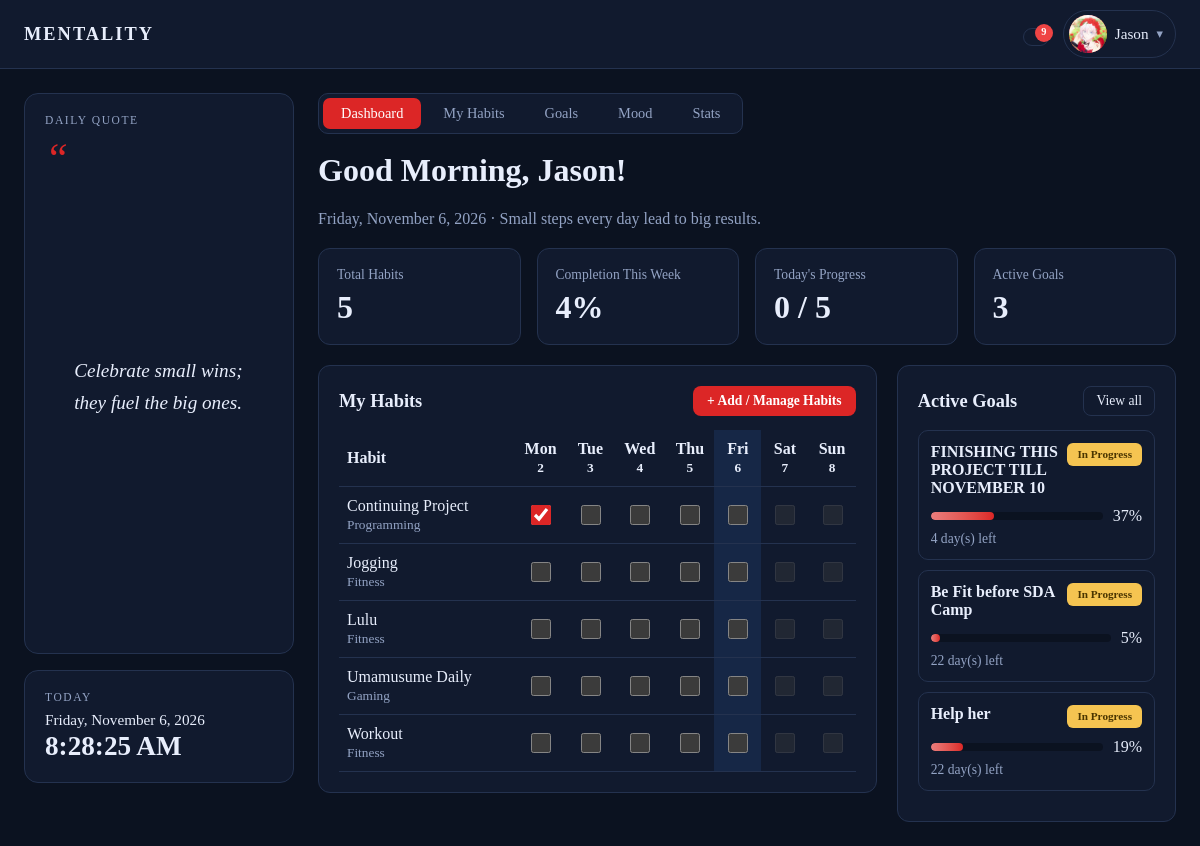
Page /dashboard.php (signed in) on the earlier database version.
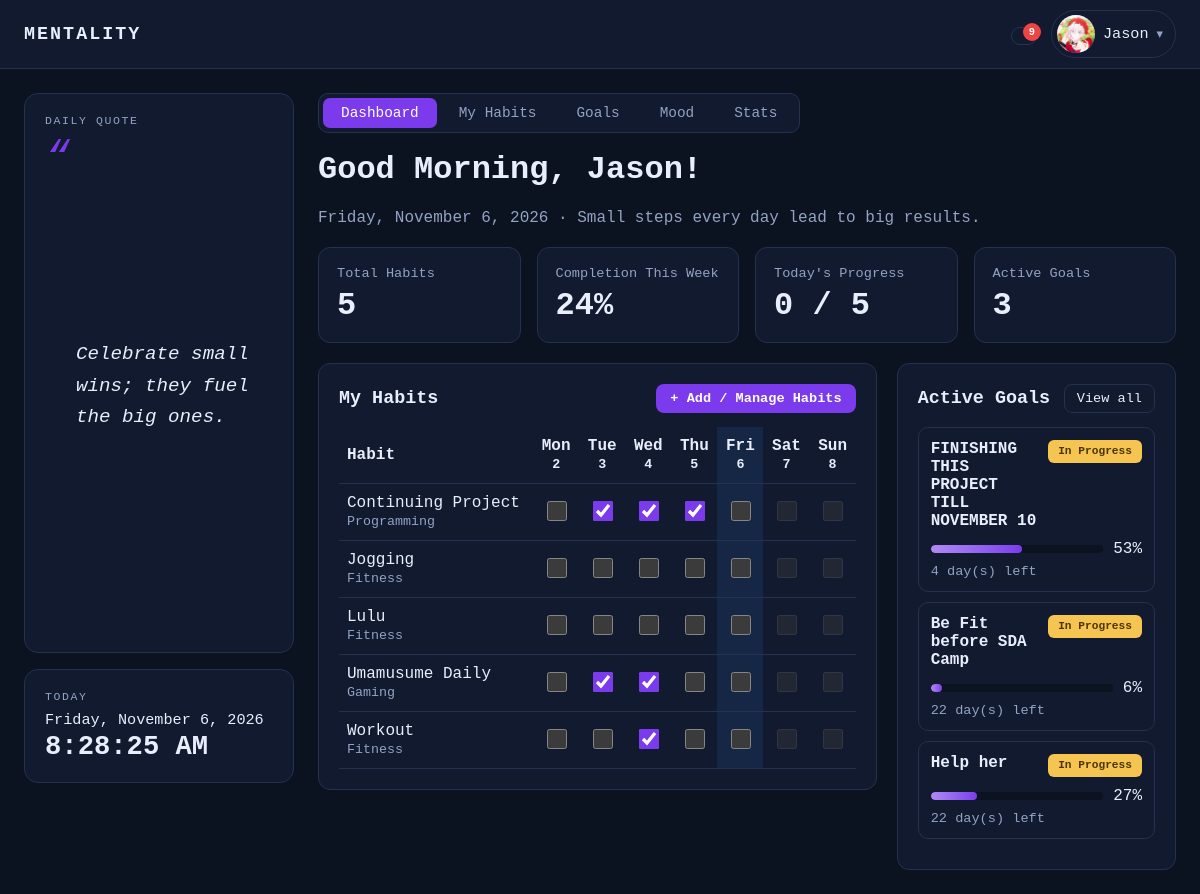
Same page on the later database version.
### tables this page shows
CREATE TABLE `habits` (
  `habit_id` int(10) unsigned NOT NULL AUTO_INCREMENT,
  `user_id` int(10) unsigned NOT NULL,
  `category_id` int(10) unsigned NOT NULL,
  `name` varchar(100) NOT NULL,
  `details` text DEFAULT NULL,
  `is_active` tinyint(1) NOT NULL DEFAULT 1,
  `created_at` timestamp NOT NULL DEFAULT current_timestamp(),
  PRIMARY KEY (`habit_id`),
  KEY `fk_habits_user` (`user_id`),
  KEY `fk_habits_category` (`category_id`),
  CONSTRAINT `fk_habits_category` FOREIGN KEY (`category_id`) REFERENCES `habit_categories` (`category_id`),
  CONSTRAINT `fk_habits_user` FOREIGN KEY (`user_id`) REFERENCES `users` (`user_id`) ON DELETE CASCADE
);

CREATE TABLE `habit_categories` (
  `category_id` int(10) unsigned NOT NULL AUTO_INCREMENT,
  `name` varchar(50) NOT NULL,
  `parent_id` int(10) unsigned DEFAULT NULL,
  PRIMARY KEY (`category_id`),
  KEY `fk_category_parent` (`parent_id`),
  CONSTRAINT `fk_category_parent` FOREIGN KEY (`parent_id`) REFERENCES `habit_categories` (`category_id`) ON DELETE SET NULL
);

CREATE TABLE `goals` (
  `goal_id` int(10) unsigned NOT NULL AUTO_INCREMENT,
  `user_id` int(10) unsigned NOT NULL,
  `category_id` int(10) unsigned DEFAULT NULL,
  `title` varchar(100) NOT NULL,
  `description` text DEFAULT NULL,
  `target_date` date NOT NULL,
  `progress` tinyint(3) unsigned NOT NULL DEFAULT 0,
  `status` enum('in_progress','completed') NOT NULL DEFAULT 'in_progress',
  `created_at` timestamp NOT NULL DEFAULT current_timestamp(),
  PRIMARY KEY (`goal_id`),
  KEY `fk_goals_user` (`user_id`),
  KEY `fk_goals_category` (`category_id`),
  CONSTRAINT `fk_goals_category` FOREIGN KEY (`category_id`) REFERENCES `habit_categories` (`category_id`) ON DELETE SET NULL,
  CONSTRAINT `fk_goals_user` FOREIGN KEY (`user_id`) REFERENCES `users` (`user_id`) ON DELETE CASCADE,
  CONSTRAINT `chk_goal_progress` CHECK (`progress` between 0 and 100)
);

### includes/auth.php (called while the page is built, shortened)
<?php
function e($value): string {
    return htmlspecialchars((string)$value, ENT_QUOTES, 'UTF-8');
}

### includes/quotes.php (called while the page is built, shortened)
<?php
function daily_quote(): string {
    $quotes = all_quotes();
    $index  = hexdec(substr(md5(date('Y-m-d')), 0, 8)) % count($quotes);
    return $quotes[$index];
}

### dashboard.php (the view, shortened to what this page needs)
<?php
require_once __DIR__ . '/includes/layout.php';
$uid    = (int)$_SESSION['user_id'];
$today  = new DateTimeImmutable('today');
$monday = new DateTimeImmutable('monday this week');
$days   = [];
for ($i = 0; $i < 7; $i++) { $days[] = $monday->modify("+$i day"); }
$daysElapsed = (int)$monday->diff($today)->days + 1;
$stmt = $pdo->prepare(
    'SELECT h.habit_id, h.name, c.name AS category_name
     FROM habits h JOIN habit_categories c ON c.category_id = h.category_id
     WHERE h.user_id = ? AND h.is_active = 1
     ORDER BY h.name'
);
$stmt->execute([$uid]);
$habits = $stmt->fetchAll();
$stmt = $pdo->prepare(
    'SELECT l.habit_id, l.log_date
     FROM habit_logs l JOIN habits h ON h.habit_id = l.habit_id
     WHERE h.user_id = ? AND h.is_active = 1 AND l.completed = 1 AND l.log_date BETWEEN ? AND ?'
);
$stmt->execute([$uid, $monday->format('Y-m-d'), $days[6]->format('Y-m-d')]);
$done = [];
foreach ($stmt->fetchAll() as $row) { $done[$row['habit_id'] . '|' . $row['log_date']] = true; }
$total     = count($habits);
$todayStr  = $today->format('Y-m-d');
$doneToday = 0;
$doneWeek  = count($done);
$weekPct   = ($total > 0) ? (int)round($doneWeek / ($total * $daysElapsed) * 100) : 0;
$stmt = $pdo->prepare("SELECT goal_id, title, progress, days_left FROM v_goal_overview
                       WHERE user_id = ? AND status <> 'completed' ORDER BY target_date");
$stmt->execute([$uid]);
$allActiveGoals = $stmt->fetchAll();
$activeGoals    = array_slice($allActiveGoals, 0, 5);
$hour     = (int)date('G');
$greeting = $hour < 12 ? 'Good Morning' : ($hour < 18 ? 'Good Afternoon' : 'Good Evening');
$firstName = explode(' ', trim($_SESSION['full_name'] ?? $_SESSION['username']))[0];
render_header('Dashboard', 'dashboard');
?>
<h1><?= e($greeting) ?>, <?= e($firstName) ?>!</h1>
<p class="muted"><?= e($today->format('l, F j, Y')) ?> &middot; Small steps every day lead to big results.</p>
<div class="stat-cards">
    <div class="stat-card"><div class="stat-label">Total Habits</div><div class="stat-value"><?= $total ?></div></div>
    <div class="stat-card"><div class="stat-label">Completion This Week</div><div class="stat-value" id="stat-week"><?= $weekPct ?>%</div></div>
    <div class="stat-card"><div class="stat-label">Today's Progress</div><div class="stat-value" id="stat-today"><?= $doneToday ?> / <?= $total ?></div></div>
    <div class="stat-card"><div class="stat-label">Active Goals</div><div class="stat-value"><?= count($allActiveGoals) ?></div></div>
</div>
<div class="dash-grid">
<div class="panel">
    <div class="panel-head">
        <h2>My Habits</h2>
        <a class="btn btn-sm" href="habits.php">+ Add / Manage Habits</a>
    </div>
    <?php if ($total === 0): ?>
        <p class="muted">You have no active habits yet. <a href="habits.php">Add your first habit</a> to start tracking.</p>
    <?php else: ?>
    <div class="table-wrap">
    <table class="grid" id="habit-grid"
           data-url="<?= BASE_URL ?>/toggle_habit.php" data-today="<?= e($todayStr) ?>"
           data-days="<?= $daysElapsed ?>" data-total="<?= $total ?>">
        <thead>
            <tr>
                <th class="left">Habit</th>
                <?php foreach ($days as $d): ?>
                    <th class="<?= $d->format('Y-m-d') === $todayStr ? 'today' : '' ?>"><?= e($d->format('D')) ?><br><small><?= e($d->format('j')) ?></small></th>
                <?php endforeach; ?>
            </tr>
        </thead>
        <tbody>
        <?php foreach ($habits as $h): ?>
            <tr>
                <td class="left"><?= e($h['name']) ?><br><small class="muted"><?= e($h['category_name']) ?></small></td>
                <?php foreach ($days as $d):
                    $ds     = $d->format('Y-m-d');
                    $future = ($ds > $todayStr); ?>
                    <td class="<?= $ds === $todayStr ? 'today' : '' ?>">
                        <input type="checkbox" class="habit-check"
                               data-habit="<?= (int)$h['habit_id'] ?>" data-date="<?= e($ds) ?>"
                               aria-label="<?= e($h['name'] . ' on ' . $ds) ?>"
                               <?= isset($done[$h['habit_id'] . '|' . $ds]) ? 'checked' : '' ?>
                               <?= $future ? 'disabled' : '' ?>>
                    </td>
                <?php endforeach; ?>
            </tr>
        <?php endforeach; ?>
        </tbody>
    </table>
    </div>
    <?php endif; ?>
</div>
<div class="panel">
    <div class="panel-head">
        <h2>Active Goals</h2>
        <a class="btn-ghost" href="goals.php">View all</a>
    </div>
    <?php if (!$activeGoals): ?>
        <p class="muted">No active goals yet. <a href="goals.php">Set a goal</a> and link your habits to it.</p>
    <?php else: foreach ($activeGoals as $g):
        $dl = (int)$g['days_left'];
        if ($dl < 0)      { $when = abs($dl) . ' day(s) overdue'; $cls = 'overdue'; $label = 'Overdue'; }
        elseif ($dl === 0){ $when = 'Due today';                  $cls = 'progress'; $label = 'In Progress'; }
        else              { $when = $dl . ' day(s) left';         $cls = 'progress'; $label = 'In Progress'; }
    ?>
        <a class="goal-mini" href="goals.php">
            <div class="goal-mini-top"><strong><?= e($g['title']) ?></strong><span class="status <?= $cls ?>"><?= $label ?></span></div>
            <div class="progress-row"><div class="progress"><div class="bar" style="width: <?= (int)$g['progress'] ?>%"></div></div><span><?= (int)$g['progress'] ?>%</span></div>
            <div class="muted small"><?= e($when) ?></div>
        </a>
    <?php endforeach; ?>
    <?php endif; ?>
</div>
</div>
<?php render_footer(); ?>

### includes/layout.php (shortened to what this page needs)
<?php
require_once __DIR__ . '/auth.php';
require_once __DIR__ . '/quotes.php';
function asset_url(string $file): string {
    return BASE_URL . '/assets/' . $file . '?v=' . (int)@filemtime(__DIR__ . '/../assets/' . $file);
}
function get_reminders(PDO $pdo, int $uid): array {
    $today = date('Y-m-d');
    $out = [];
    $stmt = $pdo->prepare(
        'SELECT COUNT(*) FROM habits h
         WHERE h.user_id = ? AND h.is_active = 1 AND DATE(h.created_at) <= ?
           AND NOT EXISTS (SELECT 1 FROM habit_logs l WHERE l.habit_id = h.habit_id AND l.log_date = ? AND l.completed = 1)'
    );
    $stmt->execute([$uid, $today, $today]);
    $left = (int)$stmt->fetchColumn();
    if ($left > 0) {
        $out[] = ['icon' => 'habits', 'url' => 'dashboard.php',
                  'text' => 'You still have ' . $left . ' habit' . ($left === 1 ? '' : 's') . ' to complete today.'];
    }
    $stmt = $pdo->prepare('SELECT COUNT(*) FROM mood_logs WHERE user_id = ? AND log_date = ?');
    $stmt->execute([$uid, $today]);
    if ((int)$stmt->fetchColumn() === 0) {
        $out[] = ['icon' => 'mood', 'url' => 'mood.php', 'text' => 'You haven\'t logged your mood today.'];
    }
    $stmt = $pdo->prepare(
        "SELECT title, DATEDIFF(target_date, ?) AS d FROM goals
         WHERE user_id = ? AND status <> 'completed' AND target_date <= DATE_ADD(?, INTERVAL 3 DAY)
         ORDER BY target_date LIMIT 5"
    );
    $stmt->execute([$today, $uid, $today]);
    foreach ($stmt->fetchAll() as $g) {
        $d = (int)$g['d'];
        if ($d < 0)       { $when = abs($d) . ' day' . (abs($d) === 1 ? '' : 's') . ' overdue'; }
        elseif ($d === 0) { $when = 'due today'; }
        else              { $when = 'due in ' . $d . ' day' . ($d === 1 ? '' : 's'); }
        $out[] = ['icon' => 'goals', 'url' => 'goals.php', 'text' => 'Goal "' . $g['title'] . '" is ' . $when . '.'];
    }
    return $out;
}
function render_header(string $title, string $active = ''): void {
    global $pdo;
    $isUser = true;
    $theme  = (($_SESSION['theme'] ?? 'dark') === 'light') ? 'light' : 'dark';
    $name   = $_SESSION['full_name'] ?? $_SESSION['username'];
    $tabs   = $isUser ? [
        'dashboard' => ['Dashboard', 'dashboard.php'],
        'habits'    => ['My Habits', 'habits.php'],
        'goals'     => ['Goals',     'goals.php'],
        'mood'      => ['Mood',      'mood.php'],
        'stats'     => ['Stats',     'stats.php'],
    ] : [];
    $notifyOn = ((int)($_SESSION['notify'] ?? 1) === 1);
    $reminders = []; $stored = [];
    if ($isUser && $notifyOn) {
        $reminders = get_reminders($pdo, (int)$_SESSION['user_id']);
        $stmt = $pdo->prepare('SELECT message, created_at FROM notifications
                               WHERE user_id = ? AND is_cleared = 0 ORDER BY created_at DESC, notification_id DESC LIMIT 10');
        $stmt->execute([(int)$_SESSION['user_id']]);
        $stored = $stmt->fetchAll();
    }
    $bellCount = count($reminders) + count($stored);
    ?>
<!DOCTYPE html>
<html lang="en" data-theme="<?= e($theme) ?>">
<head>
    <link rel="stylesheet" href="<?= e(asset_url('style.css')) ?>">
</head>
<body>
<header class="appbar">
    <a class="brand" href="<?= BASE_URL ?>/dashboard.php" title="Go to Dashboard"><span>MENTALITY</span></a>
    <div class="appbar-right">
        <?php if ($isUser): ?>
        <div class="dropdown" data-dropdown>
            <button type="button" class="bell-btn" data-dropdown-toggle aria-label="Notifications" aria-haspopup="true">
                <?= icon('bell', 20) ?><?php if ($bellCount > 0): ?><span class="bell-badge"><?= $bellCount > 9 ? '9+' : $bellCount ?></span><?php endif; ?>
            </button>
        </div>
        <?php endif; ?>
        <div class="dropdown" data-dropdown>
            <button type="button" class="profile-btn" data-dropdown-toggle aria-haspopup="true">
                <?= avatar_html($_SESSION['avatar'] ?? null, $name) ?>
                <span class="profile-name"><?= e($name) ?></span><span class="caret">&#9662;</span>
            </button>
        </div>
    </div>
</header>
<div class="shell">
    <aside class="leftcol">
        <div class="quote-card">
            <div class="card-label">Daily Quote</div>
            <blockquote><?= e(daily_quote()) ?></blockquote>
        </div>
        <div class="today-card">
            <div class="card-label">Today</div>
            <div id="live-date" class="live-date"><?= e(date('l, F j, Y')) ?></div>
            <div id="live-time" class="live-time"><?= e(date('g:i:s A')) ?></div>
        </div>
    </aside>
    <main class="main">
    <?php if ($tabs): ?>
        <nav class="tabs dash-tabs">
            <?php foreach ($tabs as $key => [$label, $file]): ?>
                <a class="tab<?= $key === $active ? ' active' : '' ?>" href="<?= BASE_URL . '/' . $file ?>"><?= icon($key, 16) ?> <?= e($label) ?></a>
            <?php endforeach; ?>
        </nav>
    <?php endif; ?>
    <?php
}
function render_footer(array $scripts = []): void {
    ?>
    </main>
</div>
</body>
</html>
<?php
}
function avatar_html(?string $file, string $name, string $size = 'sm'): string {
    if ($file) {
        return '<img class="avatar ' . e($size) . '" src="' . BASE_URL . '/uploads/avatars/' . rawurlencode($file) . '" alt="Profile picture">';
    }
    $initial = mb_strtoupper(mb_substr(trim($name), 0, 1));
    return '<span class="avatar ' . e($size) . '">' . e($initial !== '' ? $initial : '?') . '</span>';
}

Differences in the rows shown:
computed for habits "Continuing Project": habit_id "☑" → "☐"; habit_id "☐" → "☑"
computed for habits "Umamusume Daily": habit_id "☐" → "☑"
computed for habits "Workout": habit_id "☐" → "☑"
changed goals "FINISHING THIS PROJECT TILL NOVEMBER 10": progress "37" → "53"
changed goals "Be Fit before SDA Camp": progress "5" → "6"
changed goals "Help her": progress "19" → "27"
Other differences:
$weekPct: "4" → "24"
